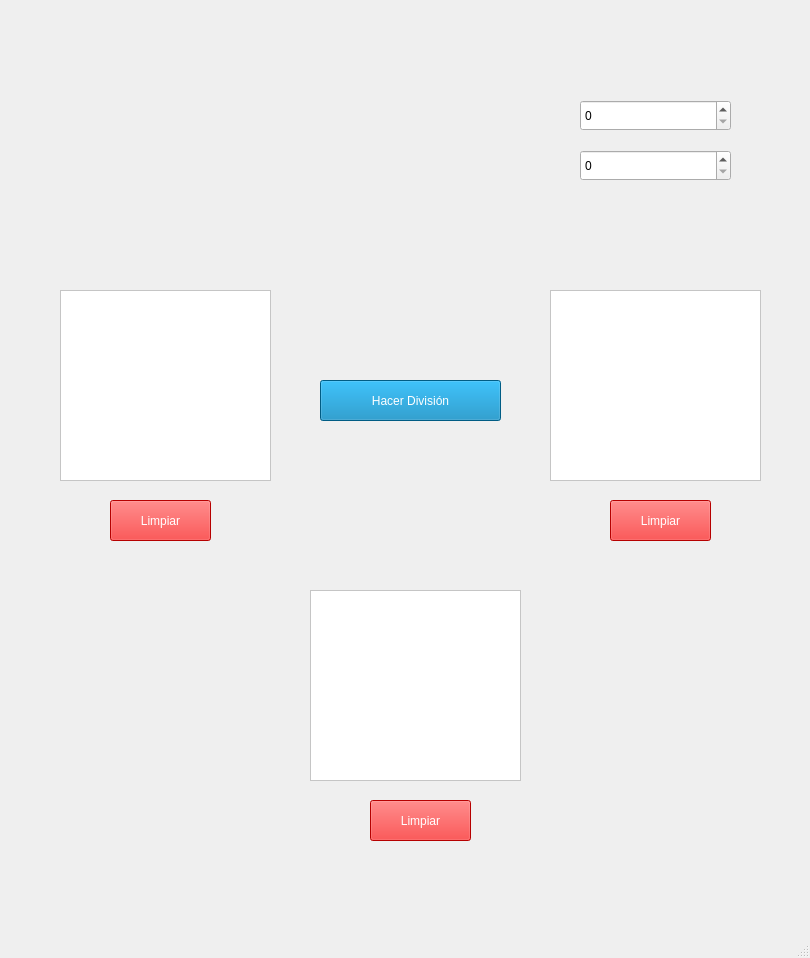
<?xml version="1.0" encoding="UTF-8"?>
<ui version="4.0">
 <class>MultiplicacionMatrices</class>
 <widget class="QMainWindow" name="MultiplicacionMatrices">
  <property name="geometry">
   <rect>
    <x>0</x>
    <y>0</y>
    <width>810</width>
    <height>958</height>
   </rect>
  </property>
  <property name="windowTitle">
   <string>Multiplicación de Matrices</string>
  </property>
  <widget class="QWidget" name="centralwidget">
   <widget class="QLabel" name="label">
    <property name="geometry">
     <rect>
      <x>0</x>
      <y>0</y>
      <width>811</width>
      <height>921</height>
     </rect>
    </property>
    <property name="text">
     <string/>
    </property>
    <property name="pixmap">
     <pixmap>Imagenes/fondo.jpg</pixmap>
    </property>
    <property name="scaledContents">
     <bool>true</bool>
    </property>
   </widget>
   <widget class="QLabel" name="label_2">
    <property name="geometry">
     <rect>
      <x>140</x>
      <y>-20</y>
      <width>541</width>
      <height>131</height>
     </rect>
    </property>
    <property name="text">
     <string/>
    </property>
    <property name="pixmap">
     <pixmap>Imagenes/Captura_de_pantalla_2024-05-16_002740-removebg-preview.png</pixmap>
    </property>
    <property name="scaledContents">
     <bool>true</bool>
    </property>
   </widget>
   <widget class="QLabel" name="label_3">
    <property name="geometry">
     <rect>
      <x>70</x>
      <y>90</y>
      <width>491</width>
      <height>51</height>
     </rect>
    </property>
    <property name="text">
     <string/>
    </property>
    <property name="pixmap">
     <pixmap>Imagenes/Captura_de_pantalla_2024-05-16_003925-removebg-preview.png</pixmap>
    </property>
    <property name="scaledContents">
     <bool>true</bool>
    </property>
   </widget>
   <widget class="QSpinBox" name="spinBox">
    <property name="geometry">
     <rect>
      <x>580</x>
      <y>100</y>
      <width>151</width>
      <height>31</height>
     </rect>
    </property>
    <property name="cursor">
     <cursorShape>PointingHandCursor</cursorShape>
    </property>
    <property name="styleSheet">
     <string notr="true">font: 12pt &quot;MS Shell Dlg 2&quot;;
</string>
    </property>
   </widget>
   <widget class="QLabel" name="label_4">
    <property name="geometry">
     <rect>
      <x>70</x>
      <y>150</y>
      <width>491</width>
      <height>31</height>
     </rect>
    </property>
    <property name="text">
     <string/>
    </property>
    <property name="pixmap">
     <pixmap>Imagenes/Captura_de_pantalla_2024-05-16_004149-removebg-preview.png</pixmap>
    </property>
    <property name="scaledContents">
     <bool>true</bool>
    </property>
   </widget>
   <widget class="QSpinBox" name="spinBox_2">
    <property name="geometry">
     <rect>
      <x>580</x>
      <y>150</y>
      <width>151</width>
      <height>31</height>
     </rect>
    </property>
    <property name="cursor">
     <cursorShape>PointingHandCursor</cursorShape>
    </property>
    <property name="styleSheet">
     <string notr="true">font: 12pt &quot;MS Shell Dlg 2&quot;;
</string>
    </property>
   </widget>
   <widget class="QLabel" name="label_8">
    <property name="geometry">
     <rect>
      <x>30</x>
      <y>210</y>
      <width>281</width>
      <height>81</height>
     </rect>
    </property>
    <property name="text">
     <string/>
    </property>
    <property name="pixmap">
     <pixmap>Imagenes/Captura_de_pantalla_2024-05-13_092053-removebg-preview.png</pixmap>
    </property>
    <property name="scaledContents">
     <bool>true</bool>
    </property>
   </widget>
   <widget class="QLabel" name="label_9">
    <property name="geometry">
     <rect>
      <x>510</x>
      <y>190</y>
      <width>281</width>
      <height>101</height>
     </rect>
    </property>
    <property name="text">
     <string/>
    </property>
    <property name="pixmap">
     <pixmap>Imagenes/Captura_de_pantalla_2024-05-13_092542-removebg-preview.png</pixmap>
    </property>
    <property name="scaledContents">
     <bool>true</bool>
    </property>
   </widget>
   <widget class="QLabel" name="label_10">
    <property name="geometry">
     <rect>
      <x>270</x>
      <y>500</y>
      <width>281</width>
      <height>81</height>
     </rect>
    </property>
    <property name="text">
     <string/>
    </property>
    <property name="pixmap">
     <pixmap>Imagenes/Captura_de_pantalla_2024-05-13_092939-removebg-preview.png</pixmap>
    </property>
    <property name="scaledContents">
     <bool>true</bool>
    </property>
   </widget>
   <widget class="QTableWidget" name="tableWidget">
    <property name="geometry">
     <rect>
      <x>60</x>
      <y>290</y>
      <width>211</width>
      <height>191</height>
     </rect>
    </property>
    <property name="styleSheet">
     <string notr="true">color: rgb(0, 0, 0);
background-color: rgb(255, 255, 255);</string>
    </property>
   </widget>
   <widget class="QTableWidget" name="tableWidget_2">
    <property name="geometry">
     <rect>
      <x>550</x>
      <y>290</y>
      <width>211</width>
      <height>191</height>
     </rect>
    </property>
    <property name="styleSheet">
     <string notr="true">color: rgb(0, 0, 0);
background-color: rgb(255, 255, 255);</string>
    </property>
   </widget>
   <widget class="QTableWidget" name="tableWidget_3">
    <property name="geometry">
     <rect>
      <x>310</x>
      <y>590</y>
      <width>211</width>
      <height>191</height>
     </rect>
    </property>
    <property name="styleSheet">
     <string notr="true">color: rgb(0, 0, 0);
background-color: rgb(255, 255, 255);</string>
    </property>
   </widget>
   <widget class="QPushButton" name="pushButton_10">
    <property name="geometry">
     <rect>
      <x>320</x>
      <y>380</y>
      <width>181</width>
      <height>41</height>
     </rect>
    </property>
    <property name="cursor">
     <cursorShape>PointingHandCursor</cursorShape>
    </property>
    <property name="styleSheet">
     <string notr="true">background-color: rgb(0, 129, 185);
color: rgb(255, 255, 255);</string>
    </property>
    <property name="text">
     <string>Hacer División</string>
    </property>
   </widget>
   <widget class="QLabel" name="label_15">
    <property name="geometry">
     <rect>
      <x>350</x>
      <y>290</y>
      <width>121</width>
      <height>111</height>
     </rect>
    </property>
    <property name="text">
     <string/>
    </property>
    <property name="pixmap">
     <pixmap>Imagenes/multiplication.png</pixmap>
    </property>
    <property name="scaledContents">
     <bool>true</bool>
    </property>
   </widget>
   <widget class="QLabel" name="label_16">
    <property name="geometry">
     <rect>
      <x>0</x>
      <y>230</y>
      <width>81</width>
      <height>301</height>
     </rect>
    </property>
    <property name="text">
     <string/>
    </property>
    <property name="pixmap">
     <pixmap>Imagenes/open-bracket.png</pixmap>
    </property>
    <property name="scaledContents">
     <bool>true</bool>
    </property>
   </widget>
   <widget class="QLabel" name="label_17">
    <property name="geometry">
     <rect>
      <x>250</x>
      <y>230</y>
      <width>81</width>
      <height>301</height>
     </rect>
    </property>
    <property name="text">
     <string/>
    </property>
    <property name="pixmap">
     <pixmap>Imagenes/close-bracket.png</pixmap>
    </property>
    <property name="scaledContents">
     <bool>true</bool>
    </property>
   </widget>
   <widget class="QLabel" name="label_18">
    <property name="geometry">
     <rect>
      <x>490</x>
      <y>230</y>
      <width>81</width>
      <height>301</height>
     </rect>
    </property>
    <property name="text">
     <string/>
    </property>
    <property name="pixmap">
     <pixmap>Imagenes/open-bracket.png</pixmap>
    </property>
    <property name="scaledContents">
     <bool>true</bool>
    </property>
   </widget>
   <widget class="QLabel" name="label_19">
    <property name="geometry">
     <rect>
      <x>740</x>
      <y>230</y>
      <width>81</width>
      <height>301</height>
     </rect>
    </property>
    <property name="text">
     <string/>
    </property>
    <property name="pixmap">
     <pixmap>Imagenes/close-bracket.png</pixmap>
    </property>
    <property name="scaledContents">
     <bool>true</bool>
    </property>
   </widget>
   <widget class="QLabel" name="label_20">
    <property name="geometry">
     <rect>
      <x>250</x>
      <y>530</y>
      <width>81</width>
      <height>301</height>
     </rect>
    </property>
    <property name="text">
     <string/>
    </property>
    <property name="pixmap">
     <pixmap>Imagenes/open-bracket.png</pixmap>
    </property>
    <property name="scaledContents">
     <bool>true</bool>
    </property>
   </widget>
   <widget class="QLabel" name="label_21">
    <property name="geometry">
     <rect>
      <x>500</x>
      <y>530</y>
      <width>81</width>
      <height>301</height>
     </rect>
    </property>
    <property name="text">
     <string/>
    </property>
    <property name="pixmap">
     <pixmap>Imagenes/close-bracket.png</pixmap>
    </property>
    <property name="scaledContents">
     <bool>true</bool>
    </property>
   </widget>
   <widget class="QPushButton" name="pushButton_11">
    <property name="geometry">
     <rect>
      <x>110</x>
      <y>500</y>
      <width>101</width>
      <height>41</height>
     </rect>
    </property>
    <property name="cursor">
     <cursorShape>PointingHandCursor</cursorShape>
    </property>
    <property name="styleSheet">
     <string notr="true">background-color: rgb(0, 129, 185);
background-color: rgb(255, 0, 0);
color: rgb(255, 255, 255);</string>
    </property>
    <property name="text">
     <string>Limpiar</string>
    </property>
   </widget>
   <widget class="QPushButton" name="pushButton_12">
    <property name="geometry">
     <rect>
      <x>370</x>
      <y>800</y>
      <width>101</width>
      <height>41</height>
     </rect>
    </property>
    <property name="cursor">
     <cursorShape>PointingHandCursor</cursorShape>
    </property>
    <property name="styleSheet">
     <string notr="true">background-color: rgb(0, 129, 185);
background-color: rgb(255, 0, 0);
color: rgb(255, 255, 255);</string>
    </property>
    <property name="text">
     <string>Limpiar</string>
    </property>
   </widget>
   <widget class="QPushButton" name="pushButton_13">
    <property name="geometry">
     <rect>
      <x>610</x>
      <y>500</y>
      <width>101</width>
      <height>41</height>
     </rect>
    </property>
    <property name="cursor">
     <cursorShape>PointingHandCursor</cursorShape>
    </property>
    <property name="styleSheet">
     <string notr="true">background-color: rgb(0, 129, 185);
background-color: rgb(255, 0, 0);
color: rgb(255, 255, 255);</string>
    </property>
    <property name="text">
     <string>Limpiar</string>
    </property>
   </widget>
  </widget>
  <widget class="QMenuBar" name="menubar">
   <property name="geometry">
    <rect>
     <x>0</x>
     <y>0</y>
     <width>810</width>
     <height>26</height>
    </rect>
   </property>
  </widget>
  <widget class="QStatusBar" name="statusbar"/>
 </widget>
 <resources/>
 <connections/>
</ui>
